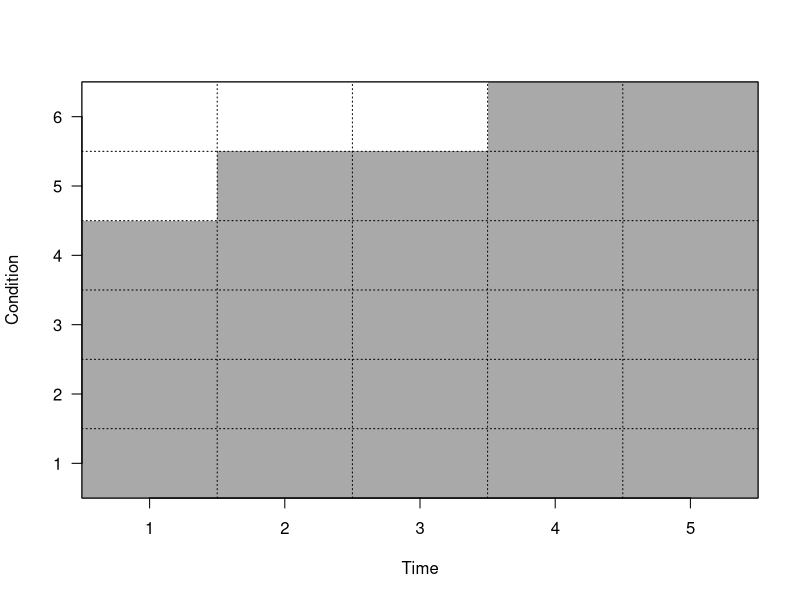
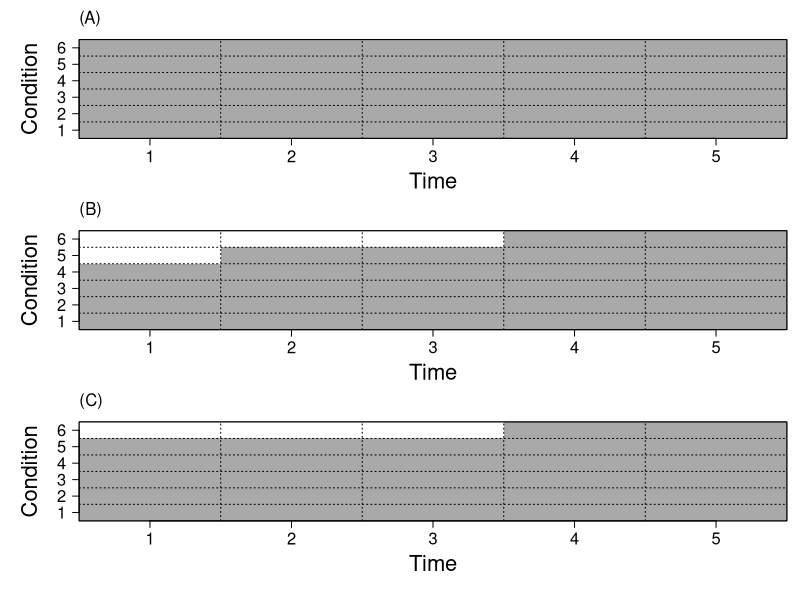

Here is the R script that generated these plots, in order:
#====================================================================
#Kokko capitulo 5 - dynamic optimization
########################################

#Eu tentei traduzir o codigo da Kokko, mas acho que os truques de
#vetorizacao sao diferentes o suficiente entre R e Matlab pra tornar
#a traducao dificil pra quem soh sabe R. Entao eu acabei escrevendo um codigo
#que nao tem nada a ver com o da Kokko, mas que chega no mesmo resultado final.

#A ideia principal do codigo eh que temos dois FORs, um de tempo, e um
#de estados nutricionais. A cada tempo, e a cada estado, a gente calcula
#a melhor coisa a fazer naquela situacao, ignorando o passado.
#Ai, o algoritmo dah um passo para tras no tempo, e recalcula a melhor
#acao para cada estagio nutricional no tempo anterior. E segue assim ateh
#o inicio dos tempos.

#Como o procedimento todo nao eh nada simples, resolvi fazer do jeito
#menos vetorizado possivel, na base do for, if e else mesmo.
#O pseudocodigo mais detalhado ficou:

###inicio do pseudocodigo
#
# Calcula os valores de mortalidade para cada estagio
# Cria a matriz rule que armazena as decisoes para cada estado a cada tempo
# Cria a matriz reward, que armazena o ganho esperado da cada decisao otima
# Cria o vetor gain 
# vetor gain recebe valores de 1 a maxc
# (nesse momento, o vetor gain representa o ganho de chegar ateh a noite no
#  no estado nutricional i)
#
# FOR - Para cada passo de tempo j (partindo do ultimo para o primeiro)
# {
#     FOR - Para cada estado nutricional i (do primeiro para o ultimo)
#     {
#         Calcular o ganho se forrageia e se descansa (usando o vetor gain)
#         (o que ja envolve varios ifs e elses)
#         
#         IF - Se o ganho de forrageio for maior ou igual ao de descanso
#         {
#             guarda a decisao de forragear na matriz rule
#             guarda o ganho por fazer isso na matriz reward
#         }
#            
#         ELSE (Se o ganho de forrageio for menor que o de descanso)
#         {
#             guarda a decisao de descansar na matriz rule
#             guarda o ganho por fazer isso na matriz reward
#         }
#
#    } ##fecha o segundo FOR
#
#    vetor gain recebe a coluna j da matriz reward
#
# } ##fecha o primeiro FOR
#retorna a matriz rule
###fim o pseudocodigo

#Um truque importante eh ir atualizando o vetor gain conforme vamos voltando
#no tempo. A cada rodada, o vetor gain representa o ganho medio esperado caso
#o bicho vah para o estado nutricional i no proximo passo de tempo

#Outra coisa importante/curiosa, eh que eu acabei ignorando totalmente
#os mortos na historia. Quem morre nao pode fazer nada (por definicao),
#e depois que o bicho morre, ele nao ganha nada. Entao, simplesmente
#ignorar os mortos facilitou tudo.

#--------------------------------------------------------------------
#Agora sim, o codigo que roda essa maluquice toda

forageRule = function(dmin = 0,  #mortalidade minima (estado 1)
                      dmax=0.01, #mostalidade maxima (estado maxc)
                      C = 0.4, #probabilidade de cair de estado se descansar
                      f = 0.8, #probabilidade de subir de estado se forragear
                      maxt=5,  #numero de intervalos de tempo
                      maxc=6)  #numero de condicoes nutricionais
{

  #criando os valores de mortalidade para cada estagio
  #esses valores zero no inicio ja vao garantir que o morto fique morto
  d = c(0, seq(from=dmin, to=dmax, length.out = maxc))
  
  #criando o vetor de ganhos por estar no estado nutricional i
  #no proximo passo de tempo (ele vai ser atualizado a cada passo de tempo)
  gain = (1:maxc) 
  
  #matriz de ganhos se fizer a escolha otima em cada posicao
  reward = matrix(0, nrow=maxc, ncol=maxt, byrow=FALSE)
  
  #matriz que armazena as decisoes
  rule = matrix(NA, nrow=maxc, ncol=maxt)
  
  for(j in maxt:1)#percorrendo o tempo do futuro para o passado
  {
    for(i in 1:maxc) #percorrendo os estados nutricionais
    {
      ####calculando os ganhos se forrageia ou descansa
      if(i == maxc)#estamos na condicao maxima
      {
        forageGain = (1-d[i])*gain[i]#se nao morrer, tah no lucro
        restGain = (1-C)*gain[i] + C*gain[i-1] #mas ainda pode cair de condicao
      }
      else if (i == 1)#pior condicao possivel
      {
        forageGain = (1-d[i])*f*gain[i+1]+(1-d[i])*(1-f)*gain[i]
        restGain = (1-C)*gain[i] #se cair de condicao, morre
      }
      else #todas as outras
      {
        forageGain = (1-d[i])*f*gain[i+1]+(1-d[i])*(1-f)*gain[i]
        restGain = (1-C)*gain[i] + C*gain[i-1]
      }
      ####fim dos calculos
      
      ####colocando a conclusao na matriz
      if(forageGain >= restGain)
      {
        rule[i, j] = 1 #armazena a opcao otima
        reward[i, j] = forageGain #guarda o ganho na matriz de ganhos
      }
      else #ou seja restGain > forageGain
      {
        rule[i, j] = 0
        reward[i,j] = restGain
      }
      
    }#fecha o for(i in 1:maxc)
    
    gain = reward[,j]#atualiza o vetor de ganhos para ser usano no proximo tempo
    
  }#fecha o for(j in maxt:1)

 return(rule) 
}

m = forageRule()
m
#it funfs!!!

#vamos tentar plotar essa coisa agora

#--------------------------------------------------------------------

#primeiro passo: funcaozinha marota pra fazer o plot
plotRule = function(x, #matriz rule
                    col = c("white","darkgrey"), #cores de preenchimento
                    lcol = "black", #cor das gridlines
                    xlab="Time", #rotulo do eixo x
                    ylab="Condition", #rotulo do eixo y
                    ...) #outros parametros passados pra funcao image
{

  maxt = ncol(x)
  maxc = nrow(x)
  if(all(x == 1)) #se for tudo 1
    image(t(x), col=col[2], yaxt="n", xaxt="n", 
          xlab = xlab, ylab=ylab, ...)
  else if(all(x == 0)) #se for tudo zero
    image(t(x), col=col[1], yaxt="n", xaxt="n", 
          xlab = xlab, ylab=ylab, ...)
  else #se for uma matriz comportada com zeros e uns
    image(t(x), col=col, yaxt="n", xaxt="n", 
          xlab = xlab, ylab=ylab, ...)
  
  #arrumando a perfumaria do plot
  axis(side=1, at=(0:(maxt-1))/(maxt-1), labels=1:maxt)
  axis(side=2, at=(0:(maxc-1))/(maxc-1), labels=1:maxc)
  grid(nx=maxt, ny=maxc, col=lcol)
  box()
}

#E finalmente, o plot!
par(las=1)
plotRule(m)

#agora vamos tentar reproduzir a figura 5.6

ma = forageRule(dmin = 0, dmax=0, C = 0.4, f = 0.8)
mb = forageRule(dmin = 0, dmax=0.01, C = 0.4, f = 0.8)
mc = forageRule(dmin = 0.01, dmax=0.01, C = 0.4, f = 0.8)

png("kokko 5.6.png", width = 12, height=20, units="cm", res=600)

par(mfrow=c(3,1), las=1,
    cex.lab=2, cex.axis=1.5, mar=c(6,6,1,1), oma=c(0,0,2,0))
plotRule(ma);mtext(text = "(A)", side=3, outer = FALSE, line = 1 ,adj=0)
plotRule(mb);mtext(text = "(B)", side=3, outer = FALSE, line = 1 ,adj=0)
plotRule(mc);mtext(text = "(C)", side=3, outer = FALSE, line = 1 ,adj=0)

dev.off()
#====================================================================
